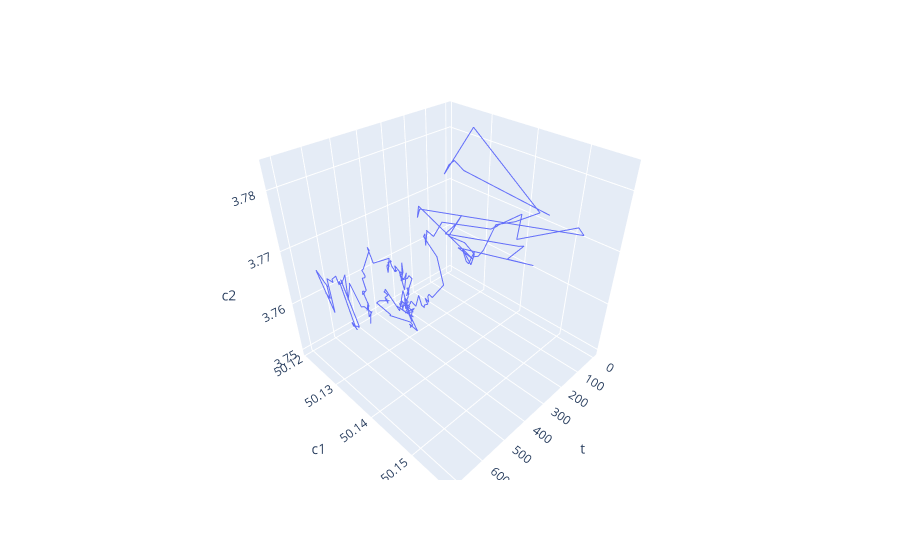

Notebook source saved alongside this figure:
### Code cell
px.line_3d(df[df.tid == 1], x="t", y="c1", z="c2")

### Figure 1 — Plotly figure (JSON) as saved in the notebook; plotly's stock layout.template omitted (floating-point values rounded to 4 significant figures; data arrays with more than 128 entries replaced by an {"elided": "..."} marker saying what was removed)
{"data": [{"hovertemplate": "t=%{x}<br>c1=%{y}<br>c2=%{z}<extra></extra>", "legendgroup": "", "line": {"color": "#636efa", "dash": "solid"}, "marker": {"symbol": "circle"}, "mode": "lines", "name": "", "scene": "scene", "showlegend": false, "type": "scatter3d", "x": {"elided": "207 int values"}, "y": {"elided": "207 float values"}, "z": {"elided": "207 float values"}}], "layout": {"legend": {"tracegroupgap": 0}, "margin": {"t": 60}, "scene": {"domain": {"x": [0, 1], "y": [0, 1]}, "xaxis": {"title": {"text": "t"}}, "yaxis": {"title": {"text": "c1"}}, "zaxis": {"title": {"text": "c2"}}}}}
